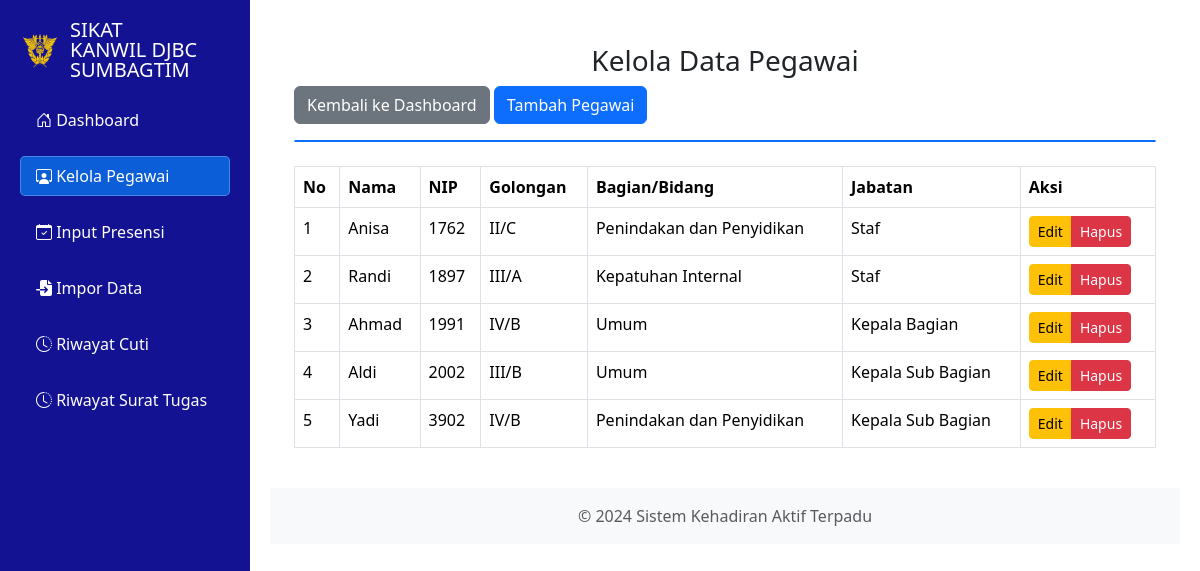
The page /kelola_karyawan.php (signed in) on the database its author committed.
### tables this page shows
CREATE TABLE `karyawan` (
  `nip` varchar(50) NOT NULL,
  `nama` varchar(100) NOT NULL,
  `golongan` varchar(50) DEFAULT NULL,
  `jabatan` varchar(100) DEFAULT NULL,
  `bagian` varchar(100) DEFAULT NULL,
  `status_aktif` tinyint(1) NOT NULL DEFAULT '1'
);

### kelola_karyawan.php (called while the page is built, shortened)
<?php
include 'layout.php';
?>

### kelola_karyawan_content.php (the view, shortened to what this page needs)
<?php
include 'db.php';
$result = mysqli_query($conn, "SELECT * FROM karyawan WHERE status_aktif = 1");
?>
<!DOCTYPE html>
<html lang="en">
<head>
    <link rel="stylesheet" href="assets/bootstrap.min.css">
</head>
<body>
<div class="container mt-4">
    <h3 class="text-center">Kelola Data Pegawai</h3>
    <a href="dashboard.php" class="btn btn-secondary mb-3">Kembali ke Dashboard</a>
    <button id="btnTambahKaryawan" class="btn btn-primary mb-3">Tambah Pegawai</button>
    <div id="formTambahKaryawan" class="border border-primary rounded">
        <form method="POST" class="row">
            <div class="form-group col-md-6 col-12">
                <label>Nama</label>
            </div>
            <div class="form-group col-md-6 col-12">
                <label>NIP</label>
            </div>
        </form>
    </div>
    <div class="table-responsive mt-4">
        <table class="table table-bordered">
            <thead class="thead-dark">
                <tr>
                    <th>No</th>
                    <th>Nama</th>
                    <th>NIP</th>
                    <th>Golongan</th>
                    <th>Bagian/Bidang</th>
                    <th>Jabatan</th>
                    <th>Aksi</th>
                </tr>
            </thead>
            <tbody>
                <?php $no = 1; while ($row = mysqli_fetch_assoc($result)): ?>
                <tr>
                    <td><?= $no++; ?></td>
                    <td><?= $row['nama']; ?></td>
                    <td><?= $row['nip']; ?></td>
                    <td><?= $row['golongan']; ?></td>
                    <td><?= $row['bagian']; ?></td>
                    <td><?= $row['jabatan']; ?></td>
                    <td>
                        <div class="btn-group" role="group">
                            <a href="#" class="btn btn-warning btn-sm btnEdit" data-id="<?= $row['nip']; ?>"
                               data-nama="<?= $row['nama']; ?>" data-golongan="<?= $row['golongan']; ?>"
                               data-bagian="<?= $row['bagian']; ?>" data-jabatan="<?= $row['jabatan']; ?>">Edit</a>
                            <a href="javascript:void(0);" class="btn btn-danger btn-sm btnHapus"
                               data-url="kelola_karyawan.php?hapus=<?= $row['nip']; ?>">Hapus</a>
                        </div>
                    </td>
                </tr>
                <?php endwhile; ?>
            </tbody>
        </table>
    </div>
</div>
</body>
</html>

### layout.php (style rules this page uses)
body { margin: 0; padding: 0; font-family: Arial, sans-serif; }

### kelola_karyawan_content.php (style rules this page uses)
#formTambahKaryawan { max-height: 0; overflow: hidden; transition: max-height 0.5s ease-out, padding 0.5s ease-out; padding: 0; }

### rows shown on the page
karyawan: nama "Anisa", nip "1762", golongan "II/C", bagian "Penindakan dan Penyidikan", jabatan "Staf"
karyawan: nama "Randi", nip "1897", golongan "III/A", bagian "Kepatuhan Internal", jabatan "Staf"
karyawan: nama "Ahmad", nip "1991", golongan "IV/B", bagian "Umum", jabatan "Kepala Bagian"
karyawan: nama "Aldi", nip "2002", golongan "III/B", bagian "Umum", jabatan "Kepala Sub Bagian"
karyawan: nama "Yadi", nip "3902", golongan "IV/B", bagian "Penindakan dan Penyidikan", jabatan "Kepala Sub Bagian"
